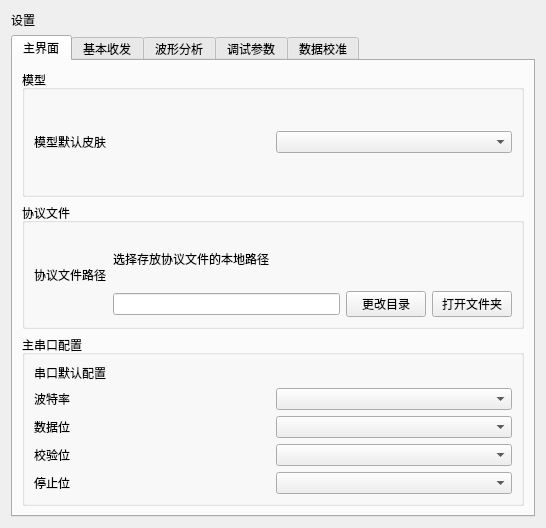
<?xml version="1.0" encoding="UTF-8"?>
<ui version="4.0">
 <class>Config</class>
 <widget class="QWidget" name="Config">
  <property name="geometry">
   <rect>
    <x>0</x>
    <y>0</y>
    <width>546</width>
    <height>528</height>
   </rect>
  </property>
  <property name="windowTitle">
   <string>Form</string>
  </property>
  <layout class="QVBoxLayout" name="verticalLayout">
   <item>
    <widget class="QLabel" name="label">
     <property name="text">
      <string>设置</string>
     </property>
    </widget>
   </item>
   <item>
    <widget class="QTabWidget" name="tabWidget">
     <property name="currentIndex">
      <number>0</number>
     </property>
     <widget class="QWidget" name="tab_main">
      <attribute name="title">
       <string>主界面</string>
      </attribute>
      <layout class="QVBoxLayout" name="verticalLayout_2">
       <item>
        <widget class="QGroupBox" name="groupBox">
         <property name="title">
          <string>模型</string>
         </property>
         <layout class="QHBoxLayout" name="horizontalLayout_2">
          <item>
           <widget class="QLabel" name="label_2">
            <property name="text">
             <string>模型默认皮肤</string>
            </property>
           </widget>
          </item>
          <item>
           <widget class="QComboBox" name="comboBox"/>
          </item>
         </layout>
        </widget>
       </item>
       <item>
        <widget class="QGroupBox" name="groupBox_2">
         <property name="title">
          <string>协议文件</string>
         </property>
         <layout class="QGridLayout" name="gridLayout">
          <item row="0" column="1">
           <widget class="QLabel" name="label_4">
            <property name="text">
             <string>选择存放协议文件的本地路径</string>
            </property>
           </widget>
          </item>
          <item row="1" column="1">
           <widget class="QLineEdit" name="lineEdit"/>
          </item>
          <item row="1" column="2">
           <widget class="QPushButton" name="pushButton">
            <property name="text">
             <string>更改目录</string>
            </property>
           </widget>
          </item>
          <item row="1" column="3">
           <widget class="QPushButton" name="pushButton_2">
            <property name="text">
             <string>打开文件夹</string>
            </property>
           </widget>
          </item>
          <item row="0" column="0" rowspan="2">
           <widget class="QLabel" name="label_3">
            <property name="text">
             <string>协议文件路径</string>
            </property>
           </widget>
          </item>
         </layout>
        </widget>
       </item>
       <item>
        <widget class="QGroupBox" name="groupBox_3">
         <property name="title">
          <string>主串口配置</string>
         </property>
         <layout class="QGridLayout" name="gridLayout_3">
          <item row="0" column="0" colspan="2">
           <widget class="QLabel" name="label_5">
            <property name="text">
             <string>串口默认配置</string>
            </property>
           </widget>
          </item>
          <item row="1" column="0">
           <widget class="QLabel" name="label_6">
            <property name="text">
             <string>波特率</string>
            </property>
           </widget>
          </item>
          <item row="1" column="1">
           <widget class="QComboBox" name="comboBox_2"/>
          </item>
          <item row="2" column="0">
           <widget class="QLabel" name="label_7">
            <property name="text">
             <string>数据位</string>
            </property>
           </widget>
          </item>
          <item row="2" column="1">
           <widget class="QComboBox" name="comboBox_4"/>
          </item>
          <item row="3" column="0">
           <widget class="QLabel" name="label_8">
            <property name="text">
             <string>校验位</string>
            </property>
           </widget>
          </item>
          <item row="3" column="1">
           <widget class="QComboBox" name="comboBox_5"/>
          </item>
          <item row="4" column="0">
           <widget class="QLabel" name="label_9">
            <property name="text">
             <string>停止位</string>
            </property>
           </widget>
          </item>
          <item row="4" column="1">
           <widget class="QComboBox" name="comboBox_3"/>
          </item>
         </layout>
        </widget>
       </item>
      </layout>
     </widget>
     <widget class="QWidget" name="tab_sendAndRec">
      <attribute name="title">
       <string>基本收发</string>
      </attribute>
      <layout class="QGridLayout" name="gridLayout_6">
       <item row="2" column="0">
        <widget class="QGroupBox" name="groupBox_4">
         <property name="title">
          <string>接收设置</string>
         </property>
         <layout class="QGridLayout" name="gridLayout_4">
          <item row="0" column="0">
           <widget class="QRadioButton" name="radioButton">
            <property name="text">
             <string>HEX</string>
            </property>
           </widget>
          </item>
          <item row="2" column="0">
           <widget class="QCheckBox" name="checkBox_2">
            <property name="text">
             <string>自动换行</string>
            </property>
           </widget>
          </item>
          <item row="0" column="1">
           <widget class="QRadioButton" name="radioButton_2">
            <property name="text">
             <string>ASCII</string>
            </property>
           </widget>
          </item>
          <item row="2" column="1">
           <widget class="QCheckBox" name="checkBox">
            <property name="text">
             <string>显示时间</string>
            </property>
           </widget>
          </item>
         </layout>
        </widget>
       </item>
       <item row="2" column="1">
        <widget class="QGroupBox" name="groupBox_5">
         <property name="title">
          <string>发送设置</string>
         </property>
         <layout class="QGridLayout" name="gridLayout_5">
          <item row="2" column="1">
           <widget class="QCheckBox" name="checkBox_3">
            <property name="text">
             <string>定时发送</string>
            </property>
           </widget>
          </item>
          <item row="4" column="1" colspan="2">
           <widget class="QComboBox" name="comboBox_10"/>
          </item>
          <item row="3" column="1">
           <widget class="QLineEdit" name="lineEdit_2"/>
          </item>
          <item row="3" column="0">
           <widget class="QLabel" name="label_14">
            <property name="text">
             <string>定时发送延迟</string>
            </property>
           </widget>
          </item>
          <item row="0" column="0">
           <widget class="QRadioButton" name="radioButton_4">
            <property name="text">
             <string>HEX</string>
            </property>
           </widget>
          </item>
          <item row="0" column="1">
           <widget class="QRadioButton" name="radioButton_3">
            <property name="text">
             <string>ASCII</string>
            </property>
           </widget>
          </item>
          <item row="4" column="0">
           <widget class="QLabel" name="label_15">
            <property name="text">
             <string>发送编码</string>
            </property>
           </widget>
          </item>
         </layout>
        </widget>
       </item>
       <item row="1" column="0" colspan="2">
        <widget class="QGroupBox" name="groupBox_6">
         <property name="title">
          <string>收发串口配置</string>
         </property>
         <layout class="QGridLayout" name="gridLayout_2">
          <item row="0" column="0">
           <widget class="QLabel" name="label_10">
            <property name="text">
             <string>波特率</string>
            </property>
           </widget>
          </item>
          <item row="0" column="1">
           <widget class="QComboBox" name="comboBox_6"/>
          </item>
          <item row="1" column="0">
           <widget class="QLabel" name="label_11">
            <property name="text">
             <string>数据位</string>
            </property>
           </widget>
          </item>
          <item row="1" column="1">
           <widget class="QComboBox" name="comboBox_7"/>
          </item>
          <item row="2" column="0">
           <widget class="QLabel" name="label_12">
            <property name="text">
             <string>校验位</string>
            </property>
           </widget>
          </item>
          <item row="2" column="1">
           <widget class="QComboBox" name="comboBox_8"/>
          </item>
          <item row="3" column="0">
           <widget class="QLabel" name="label_13">
            <property name="text">
             <string>停止位</string>
            </property>
           </widget>
          </item>
          <item row="3" column="1">
           <widget class="QComboBox" name="comboBox_9"/>
          </item>
         </layout>
        </widget>
       </item>
      </layout>
     </widget>
     <widget class="QWidget" name="tab_wave">
      <attribute name="title">
       <string>波形分析</string>
      </attribute>
      <widget class="QToolButton" name="toolButton">
       <property name="geometry">
        <rect>
         <x>180</x>
         <y>180</y>
         <width>48</width>
         <height>41</height>
        </rect>
       </property>
       <property name="text">
        <string>...</string>
       </property>
      </widget>
     </widget>
     <widget class="QWidget" name="tab_parameter">
      <attribute name="title">
       <string>调试参数</string>
      </attribute>
     </widget>
     <widget class="QWidget" name="tab_cal">
      <attribute name="title">
       <string>数据校准</string>
      </attribute>
     </widget>
    </widget>
   </item>
  </layout>
 </widget>
 <resources/>
 <connections/>
</ui>
